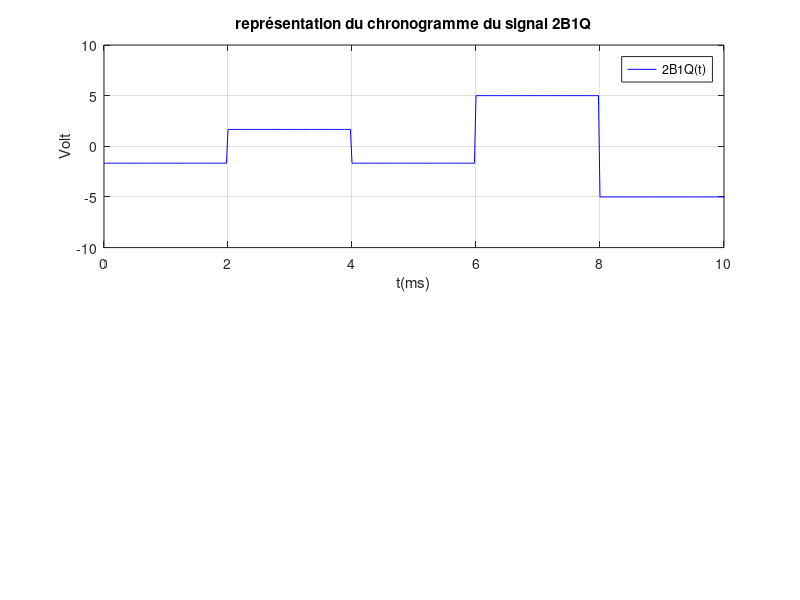

Here is the MATLAB script that generated this plot: (Note: this script raises an error after producing the figure.)
%% 
clear;
clc;
close;
%% Définition des variables
D=1000;          %débit en bits/s
Nech_bit=40;    % nombre d'échantillons par symbole; doit être pair.
fe=D*Nech_bit;  %fréquence d'échantillonnage.

Te=1/fe;  % période d'échantillonnage
Tb=1/D;   % durée d'un bit

data=[0 1 1 1 0 1 1 0 0 0 0 0 0 0  1 0 ];  %séquence utilisateur de 10 bits
alea=randi([0 1],1,10000);
data=[data alea];  %ajoute 10000 bits aléatoires
                                         %après la séquence utilisateur

Nb=size(data,2);          %Nb de bits à transmettre
Nech=Nech_bit*Nb;        %nombre total d'échantillons
Nech_double=Nech_bit*2
Tmax=Nb*Tb;               %durée de la trame
t=0:Te:Tmax-Te;           %vecteur temps constitué de Ns*Nb échantilllons   


%% Création du signal 2B1Q
signal_2B1Q=[];             %initialisation du signal codé en 2B1Q
symbole_10=5*ones(1,Nech_double); 
symbole_11=(5/3)*ones(1,Nech_double);
symbole_01=-(5/3)*ones(1,Nech_double);
symbole_00=-5*ones(1,Nech_double);

for n=1:2:Nb      %codage des différents bits
     if (data(n)==1 && data(n+1)==0)
        signal_2B1Q=[signal_2B1Q symbole_10];
     elseif (data(n)==1 && data(n+1)==1)
        signal_2B1Q=[signal_2B1Q symbole_11];
     elseif (data(n)==0 && data(n+1)==1)
        signal_2B1Q=[signal_2B1Q symbole_01];   
     elseif (data(n)==0 && data(n+1)==0)
        signal_2B1Q=[signal_2B1Q symbole_00];   
     end
    
end   


%% Affichage du chronogramme du signal 2B1Q
subplot(2,1,1)
plot(t*1000,signal_2B1Q,"b"); %t en ms
title('représentation du chronogramme du signal 2B1Q')
xlabel('t(ms)')
ylabel('Volt')
legend('2B1Q(t)')
axis([0 1000*10/D -10 10])  %affichage de 10 symboles
grid on

%% Calcul puis affichage du spectre su signal 2B1Q 
[X f]=spectre(signal_2B1Q,fe,Nech);
subplot(2,1,2);
plot(f,X,"b");
title('Spectre en amplitude du signal codé en 2B1Q')
xlabel('f(Hz)')
ylabel('dBV')
legend('|2B1Q(f)|')
axis([0 4*D -60 0])  %affichage entre 0 et 2*D (Hz)
grid on

